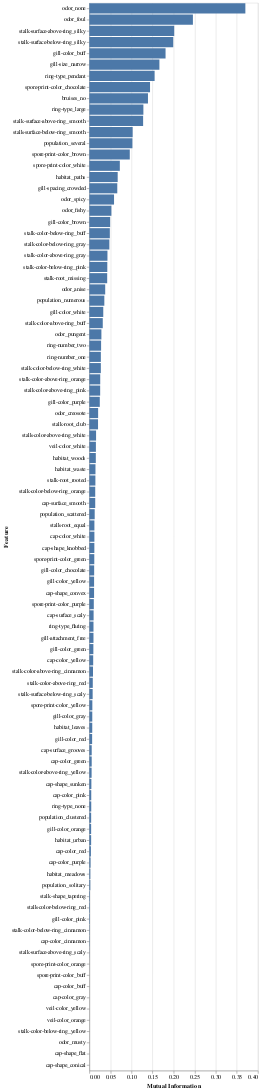

Notebook source saved alongside this figure:
### Code cell
# Converting the feature_importance series to a DataFrame
feature_importance_df = feature_importance.reset_index()
feature_importance_df.columns = ['Feature', 'Mutual Information']

# Sorting the DataFrame based on Mutual Information
feature_importance_df = feature_importance_df.sort_values(by='Mutual Information', ascending=False)

# Plotting the bar chart
chart = alt.Chart(feature_importance_df).mark_bar().encode(
    y=alt.Y('Feature:N', sort='-x', title='Feature'),
    x='Mutual Information:Q'
)

chart

### Figure 1 — Vega specification as saved in the notebook (floating-point values rounded to 4 significant figures)
{"$schema": "https://vega.github.io/schema/vega/v5.json", "data": [{"name": "source_0"}, {"name": "data_0", "values": [{"Feature": "odor_none", "Mutual Information": 0.3701, "Mutual Information_end": 0.3701, "Mutual Information_start": 0.0}, {"Feature": "odor_foul", "Mutual Information": 0.2457, "Mutual Information_end": 0.2457, "Mutual Information_start": 0.0}, {"Feature": "stalk-surface-above-ring_silky", "Mutual Information": 0.2013, "Mutual Information_end": 0.2013, "Mutual Information_start": 0.0}, {"Feature": "stalk-surface-below-ring_silky", "Mutual Information": 0.199, "Mutual Information_end": 0.199, "Mutual Information_start": 0.0}, {"Feature": "gill-color_buff", "Mutual Information": 0.1808, "Mutual Information_end": 0.1808, "Mutual Information_start": 0.0}, {"Feature": "gill-size_narrow", "Mutual Information": 0.1662, "Mutual Information_end": 0.1662, "Mutual Information_start": 0.0}, {"Feature": "ring-type_pendant", "Mutual Information": 0.1548, "Mutual Information_end": 0.1548, "Mutual Information_start": 0.0}, {"Feature": "spore-print-color_chocolate", "Mutual Information": 0.144, "Mutual Information_end": 0.144, "Mutual Information_start": 0.0}, {"Feature": "bruises_no", "Mutual Information": 0.1391, "Mutual Information_end": 0.1391, "Mutual Information_start": 0.0}, {"Feature": "ring-type_large", "Mutual Information": 0.1282, "Mutual Information_end": 0.1282, "Mutual Information_start": 0.0}, {"Feature": "stalk-surface-above-ring_smooth", "Mutual Information": 0.1276, "Mutual Information_end": 0.1276, "Mutual Information_start": 0.0}, {"Feature": "stalk-surface-below-ring_smooth", "Mutual Information": 0.1028, "Mutual Information_end": 0.1028, "Mutual Information_start": 0.0}, {"Feature": "population_several", "Mutual Information": 0.1022, "Mutual Information_end": 0.1022, "Mutual Information_start": 0.0}, {"Feature": "spore-print-color_brown", "Mutual Information": 0.09589, "Mutual Information_end": 0.09589, "Mutual Information_start": 0.0}, {"Feature": "spore-print-color_white", "Mutual Information": 0.07229, "Mutual Information_end": 0.07229, "Mutual Information_start": 0.0}, {"Feature": "habitat_paths", "Mutual Information": 0.06721, "Mutual Information_end": 0.06721, "Mutual Information_start": 0.0}, {"Feature": "gill-spacing_crowded", "Mutual Information": 0.06625, "Mutual Information_end": 0.06625, "Mutual Information_start": 0.0}, {"Feature": "odor_spicy", "Mutual Information": 0.05855, "Mutual Information_end": 0.05855, "Mutual Information_start": 0.0}, {"Feature": "odor_fishy", "Mutual Information": 0.05229, "Mutual Information_end": 0.05229, "Mutual Information_start": 0.0}, {"Feature": "gill-color_brown", "Mutual Information": 0.04931, "Mutual Information_end": 0.04931, "Mutual Information_start": 0.0}, {"Feature": "stalk-color-below-ring_buff", "Mutual Information": 0.04856, "Mutual Information_end": 0.04856, "Mutual Information_start": 0.0}, {"Feature": "stalk-color-below-ring_gray", "Mutual Information": 0.04744, "Mutual Information_end": 0.04744, "Mutual Information_start": 0.0}, {"Feature": "stalk-color-above-ring_gray", "Mutual Information": 0.04292, "Mutual Information_end": 0.04292, "Mutual Information_start": 0.0}, {"Feature": "stalk-color-below-ring_pink", "Mutual Information": 0.04258, "Mutual Information_end": 0.04258, "Mutual Information_start": 0.0}, {"Feature": "stalk-root_missing", "Mutual Information": 0.04231, "Mutual Information_end": 0.04231, "Mutual Information_start": 0.0}, {"Feature": "odor_anise", "Mutual Information": 0.03759, "Mutual Information_end": 0.03759, "Mutual Information_start": 0.0}, {"Feature": "population_numerous", "Mutual Information": 0.03552, "Mutual Information_end": 0.03552, "Mutual Information_start": 0.0}, {"Feature": "gill-color_white", "Mutual Information": 0.033, "Mutual Information_end": 0.033, "Mutual Information_start": 0.0}, {"Feature": "stalk-color-above-ring_buff", "Mutual Information": 0.0318, "Mutual Information_end": 0.0318, "Mutual Information_start": 0.0}, {"Feature": "odor_pungent", "Mutual Information": 0.02856, "Mutual Information_end": 0.02856, "Mutual Information_start": 0.0}, {"Feature": "ring-number_two", "Mutual Information": 0.02785, "Mutual Information_end": 0.02785, "Mutual Information_start": 0.0}, {"Feature": "ring-number_one", "Mutual Information": 0.02727, "Mutual Information_end": 0.02727, "Mutual Information_start": 0.0}, {"Feature": "stalk-color-below-ring_white", "Mutual Information": 0.02726, "Mutual Information_end": 0.02726, "Mutual Information_start": 0.0}, {"Feature": "stalk-color-above-ring_orange", "Mutual Information": 0.02581, "Mutual Information_end": 0.02581, "Mutual Information_start": 0.0}, {"Feature": "stalk-color-above-ring_pink", "Mutual Information": 0.02565, "Mutual Information_end": 0.02565, "Mutual Information_start": 0.0}, {"Feature": "gill-color_purple", "Mutual Information": 0.02475, "Mutual Information_end": 0.02475, "Mutual Information_start": 0.0}, {"Feature": "odor_creosote", "Mutual Information": 0.02082, "Mutual Information_end": 0.02082, "Mutual Information_start": 0.0}, {"Feature": "stalk-root_club", "Mutual Information": 0.02059, "Mutual Information_end": 0.02059, "Mutual Information_start": 0.0}, {"Feature": "stalk-color-above-ring_white", "Mutual Information": 0.01594, "Mutual Information_end": 0.01594, "Mutual Information_start": 0.0}, {"Feature": "veil-color_white", "Mutual Information": 0.01551, "Mutual Information_end": 0.01551, "Mutual Information_start": 0.0}, {"Feature": "habitat_woods", "Mutual Information": 0.01531, "Mutual Information_end": 0.01531, "Mutual Information_start": 0.0}, {"Feature": "habitat_waste", "Mutual Information": 0.0145, "Mutual Information_end": 0.0145, "Mutual Information_start": 0.0}, {"Feature": "stalk-root_rooted", "Mutual Information": 0.01432, "Mutual Information_end": 0.01432, "Mutual Information_start": 0.0}, {"Feature": "stalk-color-below-ring_orange", "Mutual Information": 0.01394, "Mutual Information_end": 0.01394, "Mutual Information_start": 0.0}, {"Feature": "cap-surface_smooth", "Mutual Information": 0.01393, "Mutual Information_end": 0.01393, "Mutual Information_start": 0.0}, {"Feature": "population_scattered", "Mutual Information": 0.01267, "Mutual Information_end": 0.01267, "Mutual Information_start": 0.0}, {"Feature": "stalk-root_equal", "Mutual Information": 0.01199, "Mutual Information_end": 0.01199, "Mutual Information_start": 0.0}, {"Feature": "cap-color_white", "Mutual Information": 0.01197, "Mutual Information_end": 0.01197, "Mutual Information_start": 0.0}, {"Feature": "cap-shape_knobbed", "Mutual Information": 0.01185, "Mutual Information_end": 0.01185, "Mutual Information_start": 0.0}, {"Feature": "spore-print-color_green", "Mutual Information": 0.01169, "Mutual Information_end": 0.01169, "Mutual Information_start": 0.0}, {"Feature": "gill-color_chocolate", "Mutual Information": 0.0114, "Mutual Information_end": 0.0114, "Mutual Information_start": 0.0}, {"Feature": "gill-color_yellow", "Mutual Information": 0.01124, "Mutual Information_end": 0.01124, "Mutual Information_start": 0.0}, {"Feature": "cap-shape_convex", "Mutual Information": 0.01118, "Mutual Information_end": 0.01118, "Mutual Information_start": 0.0}, {"Feature": "spore-print-color_purple", "Mutual Information": 0.01054, "Mutual Information_end": 0.01054, "Mutual Information_start": 0.0}, {"Feature": "cap-surface_scaly", "Mutual Information": 0.01008, "Mutual Information_end": 0.01008, "Mutual Information_start": 0.0}, {"Feature": "ring-type_flaring", "Mutual Information": 0.009809, "Mutual Information_end": 0.009809, "Mutual Information_start": 0.0}, {"Feature": "gill-attachment_free", "Mutual Information": 0.009775, "Mutual Information_end": 0.009775, "Mutual Information_start": 0.0}, {"Feature": "gill-color_green", "Mutual Information": 0.009506, "Mutual Information_end": 0.009506, "Mutual Information_start": 0.0}, {"Feature": "cap-color_yellow", "Mutual Information": 0.009095, "Mutual Information_end": 0.009095, "Mutual Information_start": 0.0}, {"Feature": "stalk-color-above-ring_cinnamon", "Mutual Information": 0.008705, "Mutual Information_end": 0.008705, "Mutual Information_start": 0.0}, {"Feature": "stalk-color-above-ring_red", "Mutual Information": 0.008128, "Mutual Information_end": 0.008128, "Mutual Information_start": 0.0}, {"Feature": "stalk-surface-below-ring_scaly", "Mutual Information": 0.007813, "Mutual Information_end": 0.007813, "Mutual Information_start": 0.0}, {"Feature": "spore-print-color_yellow", "Mutual Information": 0.007089, "Mutual Information_end": 0.007089, "Mutual Information_start": 0.0}, {"Feature": "gill-color_gray", "Mutual Information": 0.006938, "Mutual Information_end": 0.006938, "Mutual Information_start": 0.0}, {"Feature": "habitat_leaves", "Mutual Information": 0.006871, "Mutual Information_end": 0.006871, "Mutual Information_start": 0.0}, {"Feature": "gill-color_red", "Mutual Information": 0.006586, "Mutual Information_end": 0.006586, "Mutual Information_start": 0.0}, {"Feature": "cap-surface_grooves", "Mutual Information": 0.005585, "Mutual Information_end": 0.005585, "Mutual Information_start": 0.0}, {"Feature": "cap-color_green", "Mutual Information": 0.005545, "Mutual Information_end": 0.005545, "Mutual Information_start": 0.0}, {"Feature": "stalk-color-above-ring_yellow", "Mutual Information": 0.00532, "Mutual Information_end": 0.00532, "Mutual Information_start": 0.0}, {"Feature": "cap-shape_sunken", "Mutual Information": 0.00478, "Mutual Information_end": 0.00478, "Mutual Information_start": 0.0}, {"Feature": "cap-color_pink", "Mutual Information": 0.004495, "Mutual Information_end": 0.004495, "Mutual Information_start": 0.0}, {"Feature": "ring-type_none", "Mutual Information": 0.004486, "Mutual Information_end": 0.004486, "Mutual Information_start": 0.0}, {"Feature": "population_clustered", "Mutual Information": 0.00426, "Mutual Information_end": 0.00426, "Mutual Information_start": 0.0}, {"Feature": "gill-color_orange", "Mutual Information": 0.004223, "Mutual Information_end": 0.004223, "Mutual Information_start": 0.0}, {"Feature": "habitat_urban", "Mutual Information": 0.004216, "Mutual Information_end": 0.004216, "Mutual Information_start": 0.0}, {"Feature": "cap-color_red", "Mutual Information": 0.003693, "Mutual Information_end": 0.003693, "Mutual Information_start": 0.0}, {"Feature": "cap-color_purple", "Mutual Information": 0.002852, "Mutual Information_end": 0.002852, "Mutual Information_start": 0.0}, {"Feature": "habitat_meadows", "Mutual Information": 0.002294, "Mutual Information_end": 0.002294, "Mutual Information_start": 0.0}, {"Feature": "population_solitary", "Mutual Information": 0.002229, "Mutual Information_end": 0.002229, "Mutual Information_start": 0.0}, {"Feature": "stalk-shape_tapering", "Mutual Information": 0.001397, "Mutual Information_end": 0.001397, "Mutual Information_start": 0.0}, {"Feature": "stalk-color-below-ring_red", "Mutual Information": 0.001276, "Mutual Information_end": 0.001276, "Mutual Information_start": 0.0}, {"Feature": "gill-color_pink", "Mutual Information": 0.001172, "Mutual Information_end": 0.001172, "Mutual Information_start": 0.0}, {"Feature": "stalk-color-below-ring_cinnamon", "Mutual Information": 0.0007296, "Mutual Information_end": 0.0007296, "Mutual Information_start": 0.0}, {"Feature": "cap-color_cinnamon", "Mutual Information": 0.000721, "Mutual Information_end": 0.000721, "Mutual Information_start": 0.0}, {"Feature": "stalk-surface-above-ring_scaly", "Mutual Information": 0.0003066, "Mutual Information_end": 0.0003066, "Mutual Information_start": 0.0}, {"Feature": "spore-print-color_orange", "Mutual Information": 3.312e-05, "Mutual Information_end": 3.312e-05, "Mutual Information_start": 0.0}, {"Feature": "spore-print-color_buff", "Mutual Information": 0.0, "Mutual Information_end": 0.0, "Mutual Information_start": 0.0}, {"Feature": "cap-color_buff", "Mutual Information": 0.0, "Mutual Information_end": 0.0, "Mutual Information_start": 0.0}, {"Feature": "cap-color_gray", "Mutual Information": 0.0, "Mutual Information_end": 0.0, "Mutual Information_start": 0.0}, {"Feature": "veil-color_yellow", "Mutual Information": 0.0, "Mutual Information_end": 0.0, "Mutual Information_start": 0.0}, {"Feature": "veil-color_orange", "Mutual Information": 0.0, "Mutual Information_end": 0.0, "Mutual Information_start": 0.0}, {"Feature": "stalk-color-below-ring_yellow", "Mutual Information": 0.0, "Mutual Information_end": 0.0, "Mutual Information_start": 0.0}, {"Feature": "odor_musty", "Mutual Information": 0.0, "Mutual Information_end": 0.0, "Mutual Information_start": 0.0}, {"Feature": "cap-shape_flat", "Mutual Information": 0.0, "Mutual Information_end": 0.0, "Mutual Information_start": 0.0}, {"Feature": "cap-shape_conical", "Mutual Information": 0.0, "Mutual Information_end": 0.0, "Mutual Information_start": 0.0}]}, {"name": "source_0_y_domain_Feature", "values": [{"Feature": "odor_none", "sort_field": 0.3701}, {"Feature": "odor_foul", "sort_field": 0.2457}, {"Feature": "stalk-surface-above-ring_silky", "sort_field": 0.2013}, {"Feature": "stalk-surface-below-ring_silky", "sort_field": 0.199}, {"Feature": "gill-color_buff", "sort_field": 0.1808}, {"Feature": "gill-size_narrow", "sort_field": 0.1662}, {"Feature": "ring-type_pendant", "sort_field": 0.1548}, {"Feature": "spore-print-color_chocolate", "sort_field": 0.144}, {"Feature": "bruises_no", "sort_field": 0.1391}, {"Feature": "ring-type_large", "sort_field": 0.1282}, {"Feature": "stalk-surface-above-ring_smooth", "sort_field": 0.1276}, {"Feature": "stalk-surface-below-ring_smooth", "sort_field": 0.1028}, {"Feature": "population_several", "sort_field": 0.1022}, {"Feature": "spore-print-color_brown", "sort_field": 0.09589}, {"Feature": "spore-print-color_white", "sort_field": 0.07229}, {"Feature": "habitat_paths", "sort_field": 0.06721}, {"Feature": "gill-spacing_crowded", "sort_field": 0.06625}, {"Feature": "odor_spicy", "sort_field": 0.05855}, {"Feature": "odor_fishy", "sort_field": 0.05229}, {"Feature": "gill-color_brown", "sort_field": 0.04931}, {"Feature": "stalk-color-below-ring_buff", "sort_field": 0.04856}, {"Feature": "stalk-color-below-ring_gray", "sort_field": 0.04744}, {"Feature": "stalk-color-above-ring_gray", "sort_field": 0.04292}, {"Feature": "stalk-color-below-ring_pink", "sort_field": 0.04258}, {"Feature": "stalk-root_missing", "sort_field": 0.04231}, {"Feature": "odor_anise", "sort_field": 0.03759}, {"Feature": "population_numerous", "sort_field": 0.03552}, {"Feature": "gill-color_white", "sort_field": 0.033}, {"Feature": "stalk-color-above-ring_buff", "sort_field": 0.0318}, {"Feature": "odor_pungent", "sort_field": 0.02856}, {"Feature": "ring-number_two", "sort_field": 0.02785}, {"Feature": "ring-number_one", "sort_field": 0.02727}, {"Feature": "stalk-color-below-ring_white", "sort_field": 0.02726}, {"Feature": "stalk-color-above-ring_orange", "sort_field": 0.02581}, {"Feature": "stalk-color-above-ring_pink", "sort_field": 0.02565}, {"Feature": "gill-color_purple", "sort_field": 0.02475}, {"Feature": "odor_creosote", "sort_field": 0.02082}, {"Feature": "stalk-root_club", "sort_field": 0.02059}, {"Feature": "stalk-color-above-ring_white", "sort_field": 0.01594}, {"Feature": "veil-color_white", "sort_field": 0.01551}, {"Feature": "habitat_woods", "sort_field": 0.01531}, {"Feature": "habitat_waste", "sort_field": 0.0145}, {"Feature": "stalk-root_rooted", "sort_field": 0.01432}, {"Feature": "stalk-color-below-ring_orange", "sort_field": 0.01394}, {"Feature": "cap-surface_smooth", "sort_field": 0.01393}, {"Feature": "population_scattered", "sort_field": 0.01267}, {"Feature": "stalk-root_equal", "sort_field": 0.01199}, {"Feature": "cap-color_white", "sort_field": 0.01197}, {"Feature": "cap-shape_knobbed", "sort_field": 0.01185}, {"Feature": "spore-print-color_green", "sort_field": 0.01169}, {"Feature": "gill-color_chocolate", "sort_field": 0.0114}, {"Feature": "gill-color_yellow", "sort_field": 0.01124}, {"Feature": "cap-shape_convex", "sort_field": 0.01118}, {"Feature": "spore-print-color_purple", "sort_field": 0.01054}, {"Feature": "cap-surface_scaly", "sort_field": 0.01008}, {"Feature": "ring-type_flaring", "sort_field": 0.009809}, {"Feature": "gill-attachment_free", "sort_field": 0.009775}, {"Feature": "gill-color_green", "sort_field": 0.009506}, {"Feature": "cap-color_yellow", "sort_field": 0.009095}, {"Feature": "stalk-color-above-ring_cinnamon", "sort_field": 0.008705}, {"Feature": "stalk-color-above-ring_red", "sort_field": 0.008128}, {"Feature": "stalk-surface-below-ring_scaly", "sort_field": 0.007813}, {"Feature": "spore-print-color_yellow", "sort_field": 0.007089}, {"Feature": "gill-color_gray", "sort_field": 0.006938}, {"Feature": "habitat_leaves", "sort_field": 0.006871}, {"Feature": "gill-color_red", "sort_field": 0.006586}, {"Feature": "cap-surface_grooves", "sort_field": 0.005585}, {"Feature": "cap-color_green", "sort_field": 0.005545}, {"Feature": "stalk-color-above-ring_yellow", "sort_field": 0.00532}, {"Feature": "cap-shape_sunken", "sort_field": 0.00478}, {"Feature": "cap-color_pink", "sort_field": 0.004495}, {"Feature": "ring-type_none", "sort_field": 0.004486}, {"Feature": "population_clustered", "sort_field": 0.00426}, {"Feature": "gill-color_orange", "sort_field": 0.004223}, {"Feature": "habitat_urban", "sort_field": 0.004216}, {"Feature": "cap-color_red", "sort_field": 0.003693}, {"Feature": "cap-color_purple", "sort_field": 0.002852}, {"Feature": "habitat_meadows", "sort_field": 0.002294}, {"Feature": "population_solitary", "sort_field": 0.002229}, {"Feature": "stalk-shape_tapering", "sort_field": 0.001397}, {"Feature": "stalk-color-below-ring_red", "sort_field": 0.001276}, {"Feature": "gill-color_pink", "sort_field": 0.001172}, {"Feature": "stalk-color-below-ring_cinnamon", "sort_field": 0.0007296}, {"Feature": "cap-color_cinnamon", "sort_field": 0.000721}, {"Feature": "stalk-surface-above-ring_scaly", "sort_field": 0.0003066}, {"Feature": "spore-print-color_orange", "sort_field": 3.312e-05}, {"Feature": "spore-print-color_buff", "sort_field": 0.0}, {"Feature": "cap-color_buff", "sort_field": 0.0}, {"Feature": "cap-color_gray", "sort_field": 0.0}, {"Feature": "veil-color_yellow", "sort_field": 0.0}, {"Feature": "veil-color_orange", "sort_field": 0.0}, {"Feature": "stalk-color-below-ring_yellow", "sort_field": 0.0}, {"Feature": "odor_musty", "sort_field": 0.0}, {"Feature": "cap-shape_flat", "sort_field": 0.0}, {"Feature": "cap-shape_conical", "sort_field": 0.0}]}], "signals": [{"name": "y_step", "value": 20}, {"name": "height", "update": "bandspace(domain('y').length, 0.1, 0.05) * y_step"}], "marks": [{"type": "rect", "name": "marks", "from": {"data": "data_0"}, "encode": {"update": {"description": {"signal": "\"Mutual Information: \" + (format(datum[\"Mutual Information\"], \"\")) + \"; Feature: \" + (isValid(datum[\"Feature\"]) ? datum[\"Feature\"] : \"\"+datum[\"Feature\"])"}, "x2": {"field": "Mutual Information_start", "scale": "x"}, "y": {"field": "Feature", "scale": "y"}, "ariaRoleDescription": {"value": "bar"}, "x": {"field": "Mutual Information_end", "scale": "x"}, "height": {"signal": "max(0.25, bandwidth('y'))"}, "fill": {"value": "#4c78a8"}}}, "style": ["bar"]}], "scales": [{"name": "x", "type": "linear", "domain": {"data": "data_0", "fields": ["Mutual Information_start", "Mutual Information_end"]}, "range": [0, {"signal": "width"}], "nice": true, "zero": true}, {"name": "y", "type": "band", "domain": {"data": "source_0_y_domain_Feature", "field": "Feature", "sort": {"op": "max", "field": "sort_field", "order": "descending"}}, "range": {"step": {"signal": "y_step"}}, "paddingInner": 0.1, "paddingOuter": 0.05}], "axes": [{"scale": "x", "maxExtent": 0, "minExtent": 0, "orient": "bottom", "tickCount": {"signal": "ceil(width/40)"}, "aria": false, "ticks": false, "zindex": 0, "gridScale": "y", "labels": false, "grid": true, "domain": false}, {"scale": "x", "orient": "bottom", "labelOverlap": true, "grid": false, "title": "Mutual Information", "zindex": 0, "labelFlush": true, "tickCount": {"signal": "ceil(width/40)"}}, {"scale": "y", "title": "Feature", "zindex": 0, "orient": "left", "grid": false}], "style": "cell", "width": 300, "background": "white", "padding": 5}
